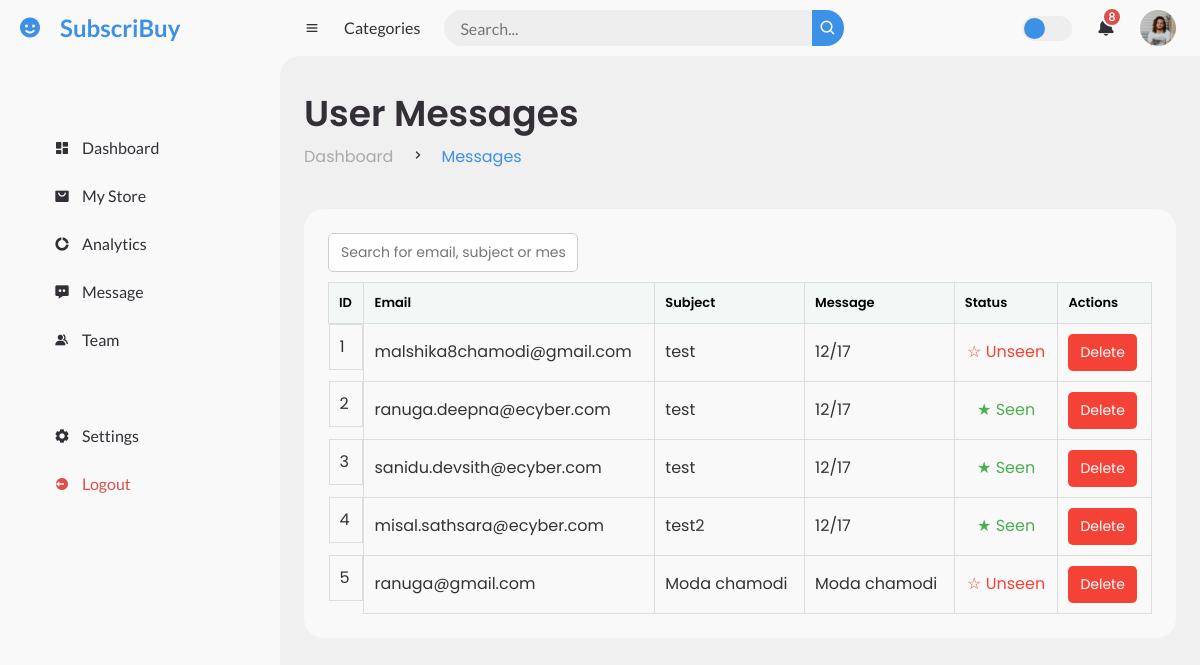
/admin/admin-messages.php, run on an earlier commit of the app's database.
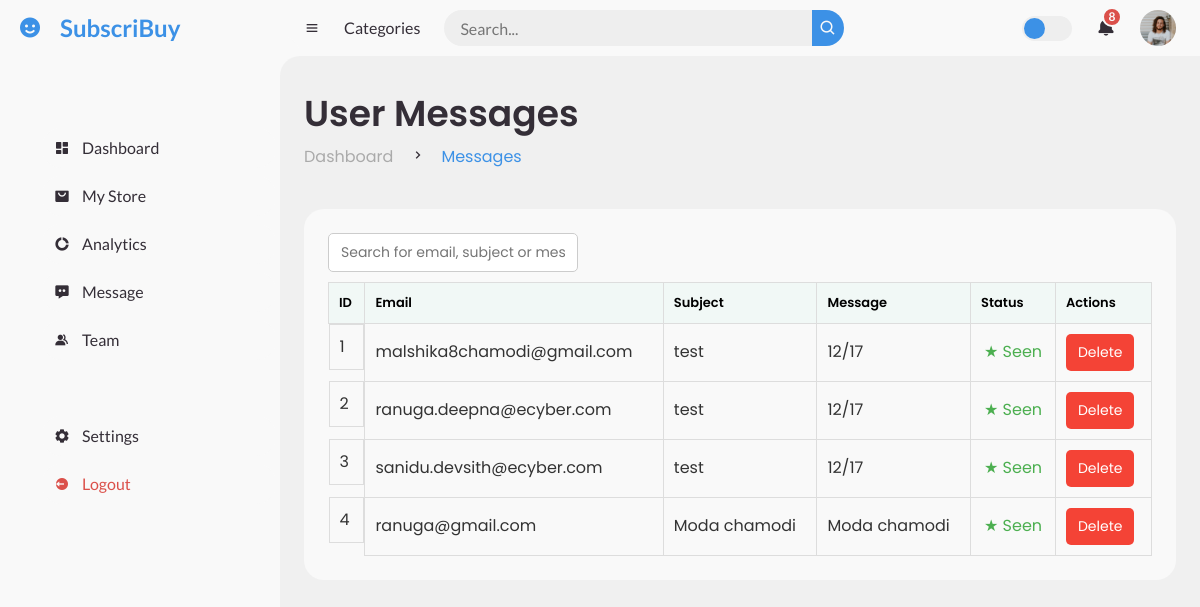
And on a later commit of the database.
### tables this page shows
CREATE TABLE `contact` (
  `id` int(11) NOT NULL,
  `email` varchar(150) NOT NULL,
  `subject` varchar(100) NOT NULL,
  `message` varchar(250) NOT NULL,
  `seen` tinyint(1) DEFAULT 0
);

### admin/fetch_messages.php (the view, shortened to what this page needs)
<?php
include '../dbase.php';
$sql = "SELECT * FROM contact ORDER BY id DESC";
$result = $conn->query($sql);
?>
<input type="text" id="searchInput" onkeyup="searchTable()" placeholder="Search for email, subject or message..."
       style="width: 250px; padding: 8px 12px; border-radius: 5px; border: 1px solid #ccc; font-size: 14px;
       outline: none; transition: border-color 0.3s ease;"
       onfocus="this.style.borderColor='#007bff';" onblur="this.style.borderColor='#ccc';">
<table id="messagesTable" style="width: 100%; border-collapse: collapse; margin-top: 10px;">
    <thead>
        <tr style="background-color: #f4f4f4; text-align: left;">
            <th style="padding: 10px; border: 1px solid #ddd;">ID</th>
            <th style="padding: 10px; border: 1px solid #ddd;">Email</th>
            <th style="padding: 10px; border: 1px solid #ddd;">Subject</th>
            <th style="padding: 10px; border: 1px solid #ddd;">Message</th>
            <th style="padding: 10px; border: 1px solid #ddd;">Status</th>
            <th style="padding: 10px; border: 1px solid #ddd;">Actions</th>
        </tr>
    </thead>
    <tbody>
    <?php
    if ($result->num_rows > 0) {
        $rowNumber = 1;
        while ($row = $result->fetch_assoc()) {
            echo "<tr>";
            echo "<td style='padding: 10px; border: 1px solid #ddd;'>{$rowNumber}</td>";
            echo "<td style='padding: 10px; border: 1px solid #ddd;'>{$row['email']}</td>";
            echo "<td style='padding: 10px; border: 1px solid #ddd;'>{$row['subject']}</td>";
            echo "<td style='padding: 10px; border: 1px solid #ddd;'>{$row['message']}</td>";
           if ($row['seen']) {
            echo "<td style='padding: 10px; border: 1px solid #ddd; text-align: center;'>
                    <span style='
                        font-size: 16px;
                        color: #4caf50;'>
                        &#9733; Seen
                    </span>
                  </td>";
        } else {
            echo "<td style='padding: 10px; border: 1px solid #ddd; text-align: center;'>
                    <span style='
                        font-size: 16px;
                        color: #f44336;'>
                        &#9734; Unseen
                    </span>
                  </td>";
        }
            echo "<td style='padding: 10px; border: 1px solid #ddd;'>
                    <button class='delete-btn' data-id='" . htmlspecialchars($row['id']) . "' style='
                        padding: 8px 12px;
                        font-size: 14px;
                        color: #fff;
                        background-color: #f44336;
                        border: none;
                        border-radius: 5px;
                        cursor: pointer;
                        transition: background-color 0.3s ease;'
                        onmouseover=\"this.style.backgroundColor='#d32f2f';\"
                        onmouseout=\"this.style.backgroundColor='#f44336';\">
                        Delete
                    </button>
                  </td>";
            echo "</tr>";
            $rowNumber++;
        }
    } else {
        echo "<tr><td colspan='5' style='text-align: center; padding: 10px;'>No messages found</td></tr>";
    }
    ?>
</tbody>
</table>

What changed in the data, as far as the page shows it:
removed contact: email "misal.sathsara@ecyber.com", subject "test2", message "12/17", seen "★ Seen"
changed contact "malshika8chamodi@gmail.com": seen "☆ Unseen" → "★ Seen"
changed contact "ranuga@gmail.com": seen "☆ Unseen" → "★ Seen"
